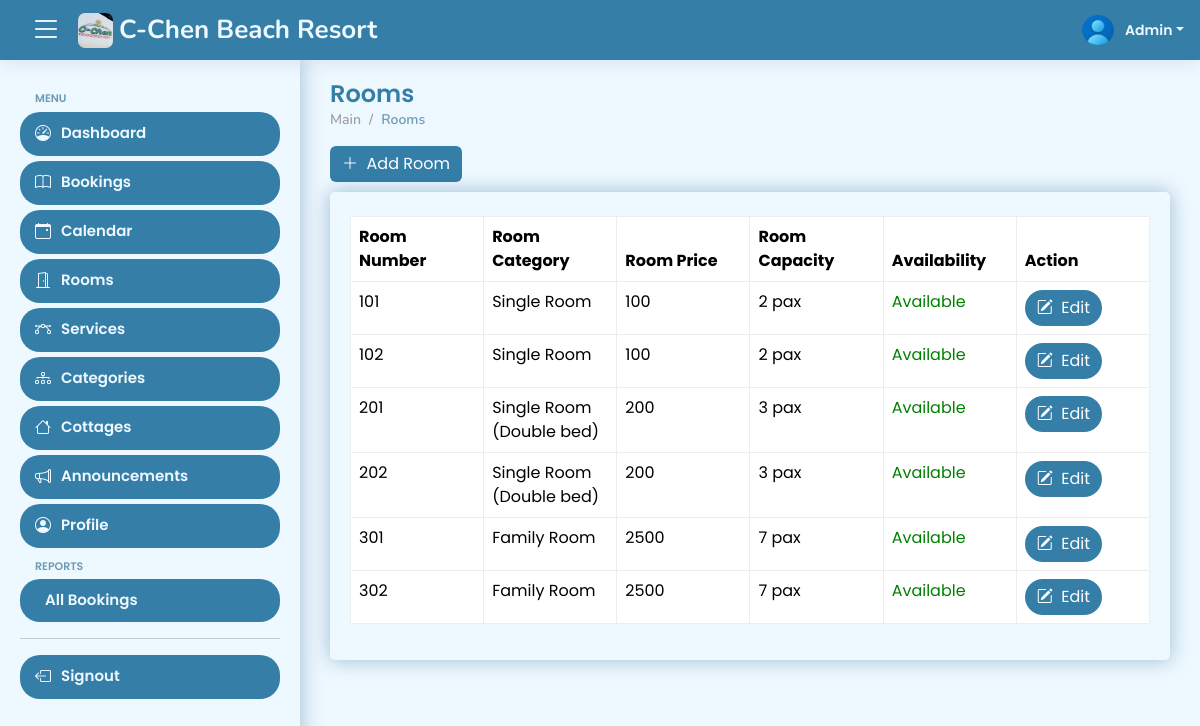
Screenshot of /views/admin/rooms (signed in) with the database file from the repository.
### tables this page shows
CREATE TABLE IF NOT EXISTS `tbl_room_number` (
  `room_number_id` int NOT NULL AUTO_INCREMENT,
  `room_number` varchar(20) NOT NULL,
  `room_category_id` int NOT NULL,
  `room_availability_id` int NOT NULL,
  `created_at` datetime NOT NULL,
  `updated_at` datetime NOT NULL,
  PRIMARY KEY (`room_number_id`)
);

CREATE TABLE IF NOT EXISTS `tbl_room_category` (
  `room_category_id` int NOT NULL AUTO_INCREMENT,
  `room_category_name` varchar(50) NOT NULL,
  `room_category_price` varchar(50) NOT NULL,
  `room_capacity` int NOT NULL,
  `room_details` text,
  `img_url` varchar(50) DEFAULT NULL,
  `availability_id` int NOT NULL,
  `created_at` datetime NOT NULL,
  `updated_at` datetime NOT NULL,
  PRIMARY KEY (`room_category_id`)
);

### views/admin/rooms.php (the view, shortened to what this page needs)
<?php
include '../../config.php';
if (isset($_SESSION['id'])) {
?>
    <!DOCTYPE html>
    <html lang="en">
    <head>
        <?php include 'includes/head.php' ?>
    </head>
    <body>
        <?php include 'includes/header.php' ?>
        <?php include 'includes/aside.php' ?>
        <main id="main" class="main">
            <div class="pagetitle">
                <h1>Rooms</h1>
                <nav>
                    <ol class="breadcrumb">
                        <li class="breadcrumb-item">Main</li>
                        <li class="breadcrumb-item active">Rooms</li>
                    </ol>
                </nav>
                <a href="add-room.php">
                    <button class="btn btn-primary" type="button">
                        <i class="bi bi-plus-lg"></i>&nbsp; Add Room
                    </button>
                </a>
            </div>
            <section class="section dashboard mb-5">
                <div class="row">
                    <div class="col-lg-12">
                        <div class="card">
                            <div class="card-body">
                                <div class="table-responsive mt-4" id="data-table">
                                    <table class="table" id="paginateAllRooms">
                                        <col width="15%">
                                        <col width="15%">
                                        <col width="15%">
                                        <col width="15%">
                                        <col width="15%">
                                        <col width="15%">
                                        <thead>
                                            <tr>
                                                <th>Room Number</th>
                                                <th>Room Category</th>
                                                <th>Room Price</th>
                                                <th>Room Capacity</th>
                                                <th>Availability</th>
                                                <th>Action</th>
                                            </tr>
                                        </thead>
                                        <tbody>
                                            <?php
    $stmt = $conn->prepare("SELECT tbl_room_number.*,
                                            tbl_room_category.room_category_name,
                                            tbl_room_category.room_category_price,
                                            tbl_room_category.room_capacity
                                            FROM tbl_room_number
                                            INNER JOIN tbl_room_category ON tbl_room_number.room_category_id = tbl_room_category.room_category_id
                                            ORDER BY tbl_room_number.room_number");
                                            $stmt->execute();
                                            $result = $stmt->get_result();
                                            while ($row = $result->fetch_assoc()) {
                                                $room_number_id = $row['room_number_id'];
                                                $room_number = $row['room_number'];
                                                $room_category_name = $row['room_category_name'];
                                                $room_category_price = $row['room_category_price'];
                                                $room_capacity = $row['room_capacity'];
                                                $room_availability_id = $row['room_availability_id'];
                                                if ($room_availability_id == 1) {
                                                    $room_availability = "Available";
                                                    $style = "color: green;";
                                                }
                                            ?>
                                                <tr>
                                                    <td><?= $room_number ?></td>
                                                    <td><?= $room_category_name ?></td>
                                                    <td><?= $room_category_price ?></td>
                                                    <td><?= $room_capacity ?> pax</td>
                                                    <td style="<?= $style ?>"><?= $room_availability ?></td>
                                                    <td>
                                                        <a href="room-details.php?room_number_id=<?= $room_number_id ?>">
                                                            <button class="btn btn-primary rounded-5">
                                                                <i class="bi bi-pencil-square"></i>&nbsp; Edit
                                                            </button>
                                                        </a>
                                                    </td>
                                                </tr>
                                            <?php
                                            }
                                            ?>
                                        </tbody>
                                    </table>
                                </div>
                            </div>
                        </div>
                    </div>
                </div>
            </section>
        </main>
    </body>
    </html>
<?php
} else {
    header('Location: ../../signout.php');
    exit();
}
?>

### views/admin/includes/header.php (shortened to what this page needs)
<?php
include "../../config.php";
$id = $_SESSION['id'];
$stmt = $conn->prepare('SELECT * FROM tbl_admin WHERE id = ?');
$stmt->bind_param('i', $id);
$stmt->execute();
$result = $stmt->get_result();
$row = $result->fetch_assoc();
$img_url = $row['img_url'];
?>
<header id="header" class="header fixed-top d-flex align-items-center">
    <div class="d-flex align-items-center justify-content-between">
        <i class="bi bi-list toggle-sidebar-btn"></i>
        <a href="calendar" class="logo d-flex align-items-center mx-3">
            <img src="../../assets/img/logo.jpg" alt="Logo" style="border-radius: 7px;">
            <span class="d-none d-lg-block"><?php include '../../system-title.php' ?></span>
        </a>
    </div>
    <nav class="header-nav ms-auto">
        <ul class="d-flex align-items-center">
            <li class="nav-item dropdown pe-3">
                <a class="nav-link nav-profile d-flex align-items-center pe-0" href="#" data-bs-toggle="dropdown">
                    <img src="profile-pictures/<?= $img_url ?>" alt="Profile" style="width: 38px; height: 40px;" class="rounded-circle">
                    <span class="d-none d-md-block dropdown-toggle ps-2">Admin</span>
                </a>
            </li>
        </ul>
    </nav>
</header>

### assets/css/style.css (style rules this page uses)
:root { scroll-behavior: smooth; --accent-color: #357ea8; --primary-color: #6c9bb6; --secondary-color: #2c5f77; --box-shadow: 0px 0px 20px rgba(1, 80, 126, 0.356); --light-color: #eef8ff; --light-gray-color: #a09f9f; --gray-color: #444; --green-color: #006b00; --red-color: #a00000; --yellow-color: #b1b100; }
body { font-family: "Poppins", sans-serif; background: var(--light-color); color: var(--gray-color); }
a { color: var(--accent-color); text-decoration: none; }
h1, h2, h3, h4, h5, h6 { font-family: "Poppins", sans-serif; }
#main { margin-top: 60px; padding: 20px 30px; transition: all 0.3s; }
.pagetitle { margin-bottom: 10px; }
.pagetitle h1 { font-size: 24px; margin-bottom: 0; font-weight: 600; color: var(--accent-color); }
.card { margin-bottom: 30px; border: none; border-radius: 5px; box-shadow: var(--box-shadow); background-color: var(--light-color); }
.card-body { padding: 0 20px 20px 20px; }
.breadcrumb { font-size: 14px; font-family: "Nunito", sans-serif; color: var(--light-gray-color); font-weight: 600; }
.breadcrumb .breadcrumb-item::before { color: var(--light-gray-color); }
.breadcrumb .active { color: var(--primary-color); font-weight: 600; }
.logo { line-height: 1; }
.logo img { max-height: 35px; margin-right: 6px; }
.logo span { font-size: 26px; font-weight: 700; color: var(--light-color); font-family: "Nunito", sans-serif; }
.header { transition: all 0.5s; z-index: 997; height: 60px; box-shadow: 0px 2px 20px #0129701a; background-color: var(--accent-color); padding-left: 20px; }
.header .toggle-sidebar-btn { font-size: 32px; padding-left: 10px; cursor: pointer; color: var(--light-color); }
.header-nav ul { list-style: none; }
.header-nav>ul { margin: 0; padding: 0; }
.header-nav .nav-profile { color: var(--light-color); }
.header-nav .nav-profile img { max-height: 36px; }
.header-nav .nav-profile span { font-size: 14px; font-weight: 600; }
@media (min-width: 1200px) { #main, #footer { margin-left: 300px; } }

### views/admin/includes/head.php (style rules this page uses)
table, tbody, td, tfoot, th, thead, tr { border-color: #ededed !important; border-style: solid; border-width: 1px !important; }
.fc-daygrid-day-number, a { text-decoration: none; }
.btn-primary { background: #357ea8; border: none; }

### rows the page displays
tbl_room_number: room_number "101", room_category.room_category_name "Single Room", room_category.room_category_price "100", room_category.room_capacity "2", room_availability "Available"
tbl_room_number: room_number "102", room_category.room_category_name "Single Room", room_category.room_category_price "100", room_category.room_capacity "2", room_availability "Available"
tbl_room_number: room_number "201", room_category.room_category_name "Single Room (Double bed)", room_category.room_category_price "200", room_category.room_capacity "3", room_availability "Available"
tbl_room_number: room_number "202", room_category.room_category_name "Single Room (Double bed)", room_category.room_category_price "200", room_category.room_capacity "3", room_availability "Available"
tbl_room_number: room_number "301", room_category.room_category_name "Family Room", room_category.room_category_price "2500", room_category.room_capacity "7", room_availability "Available"
tbl_room_number: room_number "302", room_category.room_category_name "Family Room", room_category.room_category_price "2500", room_category.room_capacity "7", room_availability "Available"
